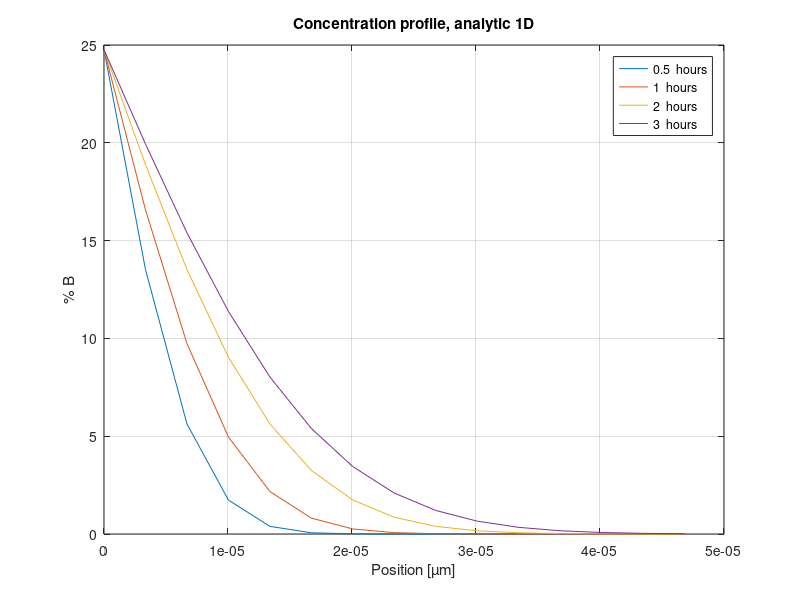
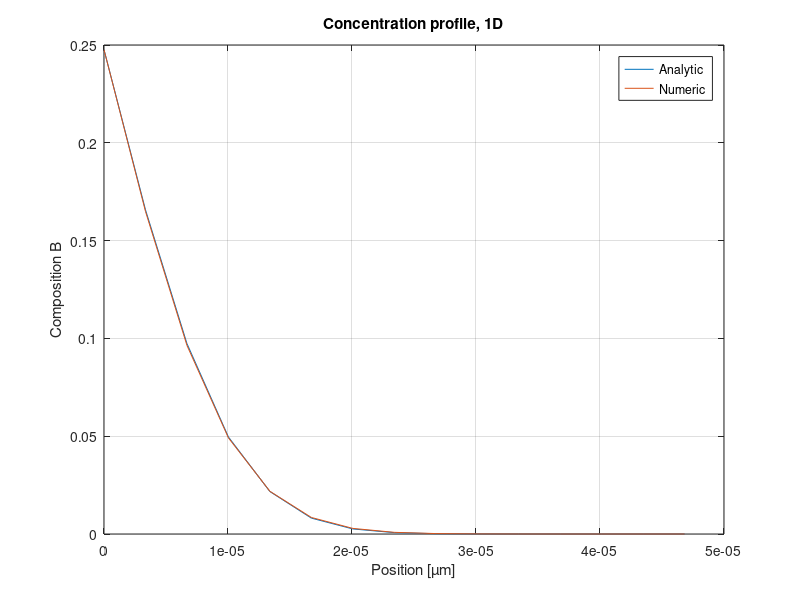
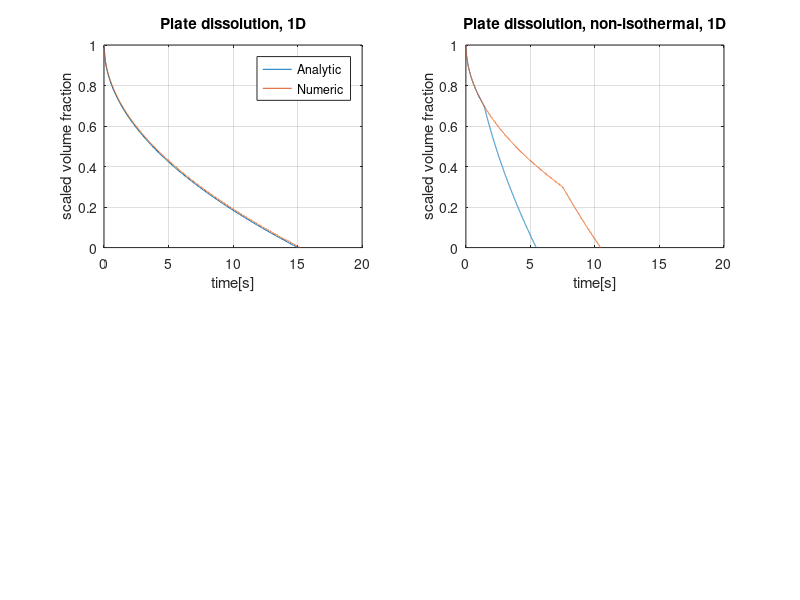

Recreate these plots in MATLAB, in order.
clear all
close all
clc

%-------------Constants------------------
c.D0 = 3.46*10^-5; % [m^2/s]
c.Q = 123800; %[J/mol]
c.R=8.3145; %[J/K*mol]
c.Cstar=2.17*10^3; %[wt%]
c.dH_0=50800; % [J/mol]
c.B0=0.001*10^-6; %[m]
%----------------------------------------

%-------------Variables------------------
v.T_iso=400+273; %[K]
v.C_p=100;
v.C_0=0;
%----------------------------------------

%Diffusion
D_eq = @(T) c.D0*exp(-c.Q/(c.R*T));  % [mm^2/s]
D_T=D_eq(v.T_iso);

%Ci
Ci_eq = @(T) c.Cstar*exp(-c.dH_0/(c.R*T));
C_i=Ci_eq(v.T_iso);

t=[0.5,1,2,3]*60*60; %hours

x=logspace(log(c.B0),-5); 

xgrid=300;
xend=10^-3;
x=linspace(c.B0,xend,xgrid); 
dt=100; %time step
dx=x(2)-x(1); %distance step


%Analytic solution
C_an_eq = @(x,t) C_i-(C_i - v.C_0).*erf((x-c.B0)./(2*sqrt(D_T*t)));
for i=1:length(t)
    C_an(:,i)= C_an_eq(x,t(i));
end
figure
plot(x(1:15),C_an(1:15,:)*100)
grid
title('Concentration profile, analytic 1D')
xlabel('Position [µm]')
ylabel('% B')
leg = strtrim(cellstr(num2str((t./(60^2))'))');
legend(strcat(leg,'  hours'))

%iii)a)----------------------------

%Initial values


t=0;

%Boundary conditions (NEEDS TO BE CONFIRMED!)
C_num(1:length(x),1)=v.C_0;
C_num(1,1)=C_i;
%


%Stability
r=(D_T*dt)/(dx^2);
while r>0.5
    r=(D_T*dt)/(dx^2);
    dt=dt/2;
end

j=1;
while t<1*60*60 %hours
    C_num(1,j+1)=C_i; %boundary cond.
    for i=2:length(x)-1
        C_num(i,j+1)=C_num(i,j) + r*(C_num(i+1,j)-2*C_num(i,j)+C_num(i-1,j));
    end
    if i==length(x)-1
        C_num(i+1,j+1)=v.C_0; %boundary cond.
    end
j=j+1;
t=t+dt;
end


figure

plot(x(1:15),C_an(1:15,2))
hold on
plot(x(1:15),C_num(1:15,j-1))
grid
legend('Analytic','Numeric')
title('Concentration profile, 1D')
xlabel('Position [µm]')
ylabel('Composition B')
leg = strtrim(cellstr(num2str((t./(60^2))'))');



%Isothermal annealing, analytical solution iii)b)--------------------


k_eq = @(C_i) 2*(C_i-v.C_0)/(v.C_p-v.C_0);

k=k_eq(C_i);

B_eq = @(k,t) c.B0 - (k/sqrt(pi))*sqrt(D_T*t);
B_norm(1)=1;
i=1;
t(1)=0;
dt=0.1;
while B_norm>0
B_norm(i)= B_eq(k,t(i))/c.B0;
t(i+1)=t(i)+dt;
i=i+1;
end

figure
subplot(2,2,1)
plot(t(1:length(t)-1),B_norm)
axis([0 20 0 1])
title('Plate dissolution, 1D')
ylabel('scaled volume fraction')
xlabel('time[s]')
grid



%iii)c)----------------------------
clear t
dt=0.001;
B_num(1)=c.B0;
B_num_norm(1)=1;

t(1)=0;
j=1;
while B_num_norm(j)>0
t(j+1)=t(j)+dt;
%Backwards euler
    B_num(j+1)=B_num(j)-dt*(k/2)*sqrt(D_T/(pi*t(j+1)));
    B_num_norm(j+1)=B_num(j+1)/c.B0;
j=j+1;
end


hold on
plot(t,B_num_norm)
legend('Analytic','Numeric')




%iii)d)----------------------------
%Non isothermal case
v.T2=430+273; %[K]
v.T1=400+273; %[K]

D_T1=D_eq(v.T1);
D_T2=D_eq(v.T2);

Ci_T1=Ci_eq(v.T1);
Ci_T2=Ci_eq(v.T2);

k_T1=k_eq(Ci_T1);
k_T2=k_eq(Ci_T2);

clear t
dt=0.001;
B_num_noniso_1(1)=c.B0;
B_num_noniso_1_norm(1)=1;
B_num_noniso_2(1)=c.B0;
B_num_noniso_2_norm(1)=1;

t(1)=0;
j=1;
D_1=D_T1;
k_1=k_T1;
D_2=D_T1;
k_2=k_T1;

while B_num_noniso_2_norm(j)>0
t(j+1)=t(j)+dt;
if B_num_noniso_1_norm(j)<0.7
    D_1=D_T2;
    k_1=k_T2;
end
if B_num_noniso_2_norm(j)<0.3
    D_2=D_T2;
    k_2=k_T2;
end
%Backwards euler
    B_num_noniso_1(j+1)=B_num_noniso_1(j)-dt*(k_1/2)*sqrt(D_1/(pi*t(j+1)));
    B_num_noniso_1_norm(j+1)=B_num_noniso_1(j+1)/c.B0;
    
    B_num_noniso_2(j+1)=B_num_noniso_2(j)-dt*(k_2/2)*sqrt(D_2/(pi*t(j+1)));
    B_num_noniso_2_norm(j+1)=B_num_noniso_2(j+1)/c.B0;
j=j+1;
end

subplot(2,2,2)
plot(t,B_num_noniso_1_norm)
hold on
plot(t,B_num_noniso_2_norm)
axis([0 20 0 1])
title('Plate dissolution, non-isothermal, 1D')
ylabel('scaled volume fraction')
xlabel('time[s]')
grid




%tr1=(pi/D_T(T))*(c.B0/B0r).^2 
%t1star=trl*(k)
%scaledvolf=1-sqrt(t/t1star);


%Isokinetic annealing, analytic solution iii)e)----------------------

k_eq = @(C_i) 2*(C_i-v.C_0)/(v.C_p-v.C_0);

k=k_eq(C_i);

B_eq = @(k,t) c.B0 - (k/sqrt(pi))*sqrt(D_T*t);
B_normE(1)=1;
i=1;
t(1)=0;
dt=0.1;
while B_normE>0.7
B_normE(i)= B_eq(k,t(i))/c.B0;
t(i+1)=t(i)+dt;
i=i+1;
end

